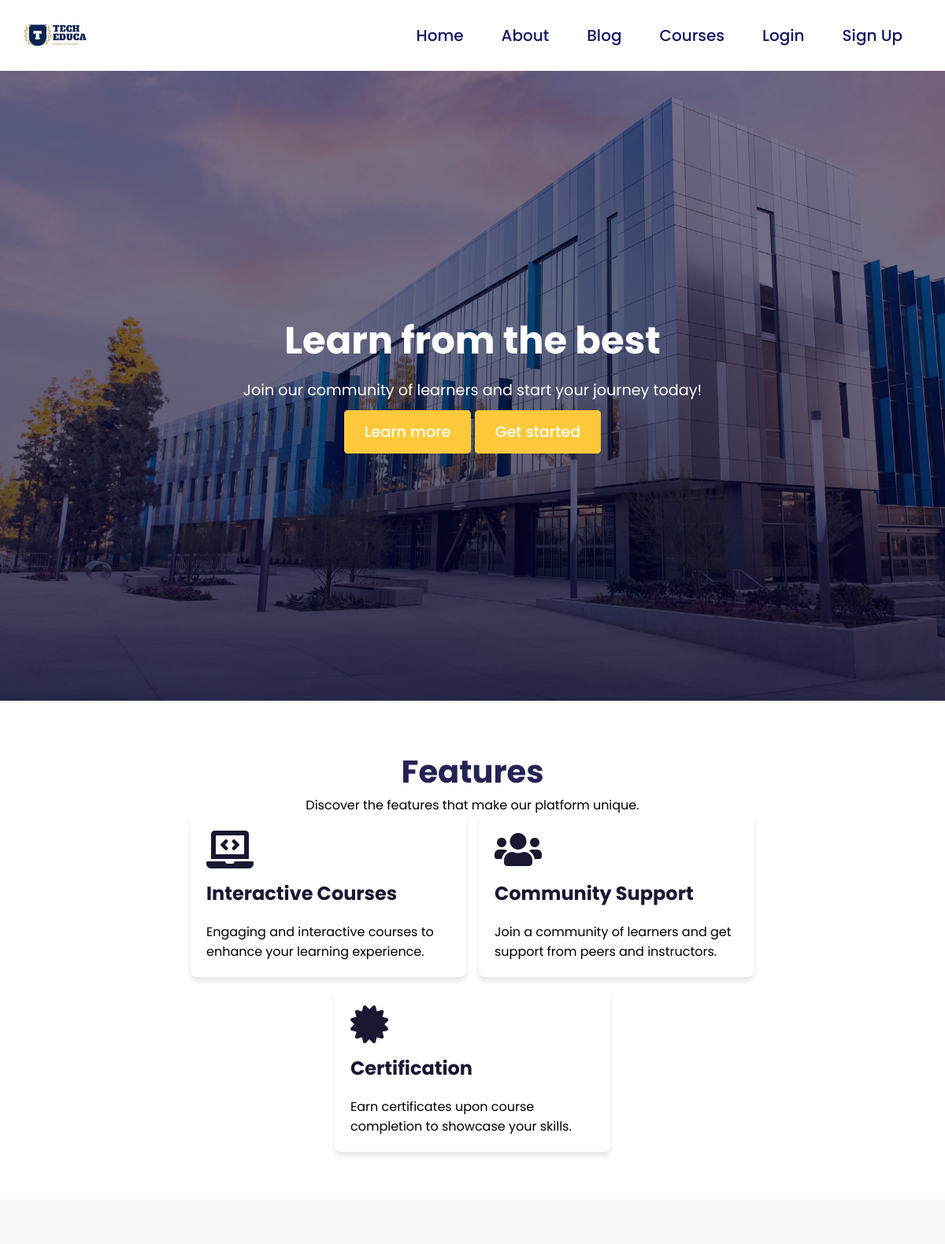
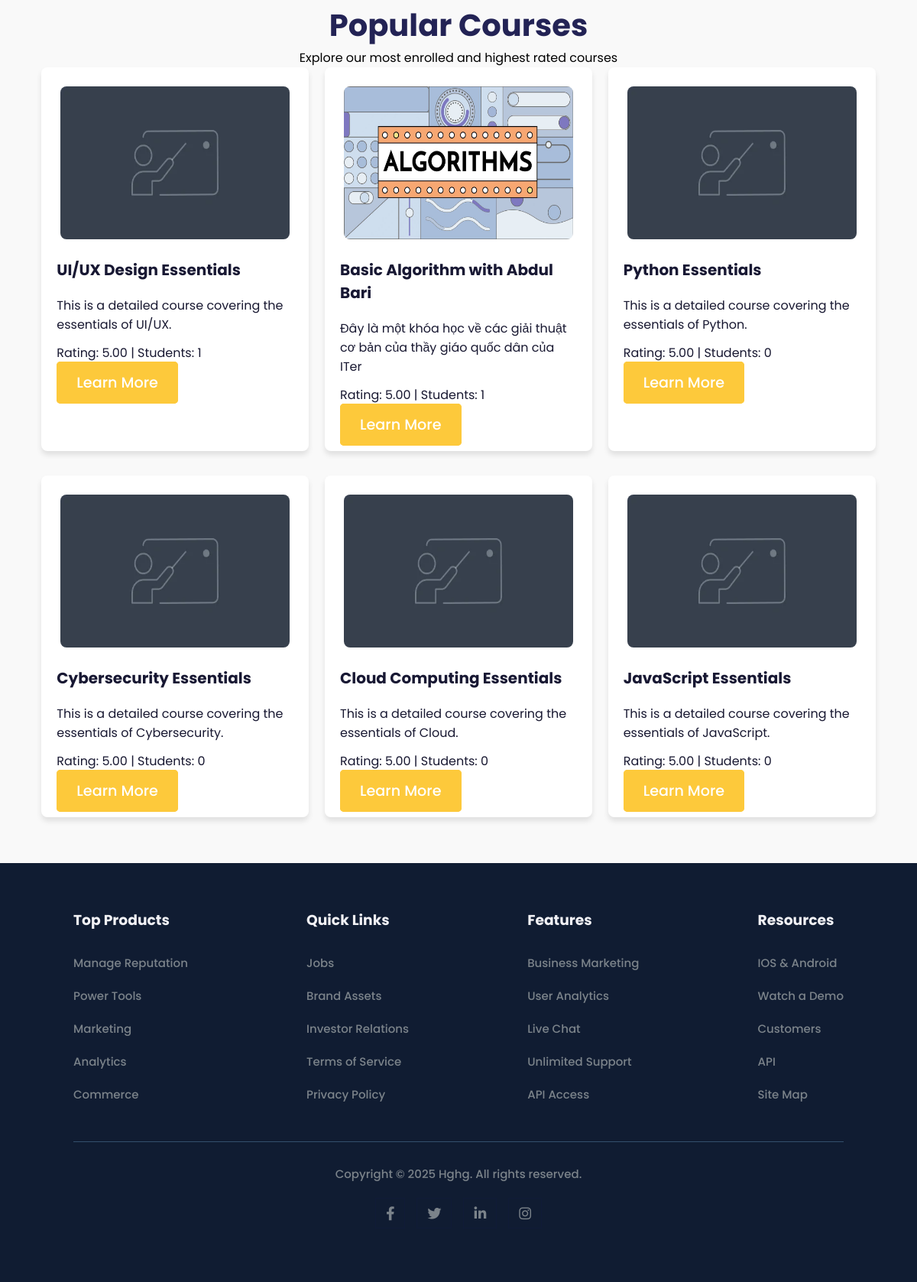
The page / on the database its author committed (2 pictures, top to bottom).
### app/models.py (models this page shows, shortened)
class Course(models.Model):
    courseID = models.AutoField(primary_key=True)  # Tự động tăng ID cho khóa học
    courseName = models.CharField(max_length=1000) # Tên khóa học
    thumbnail = models.ImageField(upload_to='thumbnails/', default="thumbnails/default-product-card.webp", null=True, blank=True)  # Thumbnail ảnh cho course
    description = models.TextField()  # Mô tả khóa học
    duration = models.CharField(max_length=100)  # Thời gian khóa học
    created_at = models.DateTimeField(auto_now_add=True)  # Ngày giờ khóa học được tạo
    level = models.CharField(max_length=50)  # Cấp độ khóa học (beginner, intermediate, advanced)
    language = models.CharField(max_length=50)  # Ngôn ngữ khóa học
    register_count = models.IntegerField(default=0)  # Số lượng người đăng ký khóa học
    rating = models.DecimalField(max_digits=3, decimal_places=2, default=5)  # Đánh giá khóa học (0-5)
    created_by = models.ForeignKey(
        "app.User",
        on_delete=models.SET_NULL,
        null=True,
        related_name="created_courses"
    )
    categories = models.ManyToManyField("app.CourseCategory", related_name="courses", blank=True)

### app/views.py (the view)
# urls.py: path('', views.start_view, name="start"),
def start_view(request):
    popular_courses = Course.objects.order_by('-rating', '-register_count')[:6]
    if hasattr(Blog, 'views'):
        popular_blogs = Blog.objects.order_by('-views')[:3]
    else:
        popular_blogs = Blog.objects.order_by('-created_at')[:3]
    is_birthday = False
    if request.user.is_authenticated and getattr(request.user, 'birthday', None):
        today = date.today()
        if request.user.birthday and request.user.birthday.month == today.month and request.user.birthday.day == today.day:
            is_birthday = True
    return render(request, "app/index.html", {
        "popular_courses": popular_courses,
        "popular_blogs": popular_blogs,
        "is_birthday": is_birthday,
    })

### app/templates/app/index.html (shortened to what this page needs)
{% load static %}
<!DOCTYPE html>
<html lang="en">
<head>
    <link rel="stylesheet" href="https://pro.fontawesome.com/releases/v5.10.0/css/all.css" />
    <link rel="stylesheet" href="{% static 'style.css' %}">
</head>
<body>
    {% include 'app/navigation.html' %}
    <section id="home">
        <div class="home-content">
            <h1>Learn from the best</h1>
            <p>Join our community of learners and start your journey today!</p>
            {% if user.is_authenticated %}
                <a href="{% url 'my_courses' %}" class="btn">My Courses</a>
            {% else %}
                <a href="{% url 'about' %}" class="btn">Learn more</a>
                <a href="{% url 'signup' %}" class="btn">Get started</a>
            {% endif %}
        </div>
    </section>
    <section id="features">
        <h1>Features</h1>
        <p>Discover the features that make our platform unique.</p>
        <div class="fea-base">
            <div class="fea-box">
                <i class="fas fa-laptop-code"></i>
                <a href="{% url 'blog' %}" style="text-decoration: none;"><h3>Interactive Courses</h3></a>
                <p>Engaging and interactive courses to enhance your learning experience.</p>
            </div>
            <div class="fea-box">
                <i class="fas fa-users"></i>
                <a href="{% url 'blog' %}" style="text-decoration: none;"><h3>Community Support</h3></a>
                <p>Join a community of learners and get support from peers and instructors.</p>
            </div>
            <div class="fea-box">
                <i class="fas fa-certificate"></i>
                <h3>Certification</h3>
                <p>Earn certificates upon course completion to showcase your skills.</p>
            </div>
        </div>
    </section>
    <section id="courses">
        <h1 style="text-align: center;">Popular Courses</h1>
        <p style="text-align: center;">Explore our most enrolled and highest rated courses</p>
        <div class="course-grid">
            {% for course in popular_courses %}
                <div class="course-card">
                    {% if course.thumbnail %}
                        <img src="{{ course.thumbnail.url }}" alt="{{ course.courseName }}">
                    {% else %}
                        <img src="/media/thumbnails/default-product-card.webp" alt="{{ course.courseName }}">
                    {% endif %}
                    <h3>{{ course.courseName }}</h3>
                    <p>{{ course.description|truncatewords:20 }}</p>
                    <p>Rating: {{ course.rating }} | Students: {{ course.register_count }}</p>
                    <a href="{% url 'course_detail' course.courseID %}" class="btn">Learn More</a>
                </div>
            {% empty %}
                <p style="text-align: center;">No popular courses available at the moment.</p>
            {% endfor %}
        </div>
    </section>
    {% include 'app/footer.html' %}
</body>
</html>

### static/style.css (style rules this page uses)
* { margin: 0; padding: 0; box-sizing: border-box; font-family: "Poppins", sans-serif; }
body { font-family: "Poppins", sans-serif; }
h1 { font-size: 2.5rem; font-weight: 700; color: rgb(35, 35, 85); }
#home { background-image: linear-gradient(rgba(9, 5, 54, 0.5), rgba(5, 4, 46, 0.7)), url("images/back.jpg"); width :100%; height: 100vh; display: flex; flex-direction: column; justify-content: center; align-items: center; text-align: center; padding: 5vw 8vw; background-color: #f9f9f9; background-size: cover; padding-top : 40px; }
#home h1 { font-size: 3rem; color: #fff; margin-bottom: 1vw; }
#home p { font-size: 1.2rem; color: #fff; margin-bottom: 2vw; }
#home .btn { background-color: #FDC93B; color: #fff; border: 2px solid #FDC93B; padding: 1vw 2vw; border-radius: 5px; text-decoration: none; font-size: 1.2rem; font-weight: 500; transition: all 0.3s ease-in-out; }
#home a { background-color: #FDC93B; color: #fff; padding: 1vw 2vw; border-radius: 5px; text-decoration: none; font-size: 1.2rem; font-weight: 500; transition: all 0.3s ease-in-out; }
#features { text-align: center; padding: 5vw 8vw; }
#features .fea-base { display: flex; flex-wrap: wrap; gap: 1rem; justify-content: center; }
#features .fea-box { background-color: #fff; text-align: start; padding: 20px; border-radius: 8px; box-shadow: 0px 5px 7px rgba(0, 0, 0, 0.1); width: 350px; }
#features .fea-box i { font-size: 3rem; color: rgb(24, 24, 49); }
#features .fea-box h3 { font-size: 1.5rem; color: rgb(24, 24, 51); margin-bottom: 1vw; padding:13px 0 7px 0; }
#courses { background-color: #f9f9f9; text-align: center; align-items: center; padding: 5vw 5vw 5vw 5vw; }
#courses .course-grid { display: grid; grid-template-columns: repeat(auto-fill, minmax(300px, 1fr)); grid-gap: 2rem; justify-items: center; align-items: center; }
#courses .course-grid .course-card { background-color: #fff; text-align: start; padding: 20px; border-radius: 8px; box-shadow: 0px 5px 7px rgba(0, 0, 0, 0.1); width: 350px; height: 100%; position: relative; overflow: hidden; }
#courses .course-grid .course-card img { width: 300px; height: 200px; border-radius: 8px; margin:5px 0 5px 5px; }
#courses .course-grid .course-card h3 { font-size: 20px; color: rgb(24, 24, 51); margin-bottom: 1vw; padding:13px 0 7px 0; }
#courses .course-grid .course-card p { font-size: 16px; color: rgb(24, 24, 49); margin-bottom: 1vw; }
.btn { background-color: #FDC93B; color: #fff; border: 2px solid #FDC93B; padding: 1vw 2vw; border-radius: 5px; text-decoration: none; font-size: 1.2rem; font-weight: 500; transition: all 0.3s ease-in-out; }

### rows shown on the page
Course: thumbnail (placeholder picture), courseName "UI/UX Design Essentials", description "This is a detailed course covering the essentials of UI/UX.", rating "5.00", register_count "1"
Course: thumbnail (placeholder picture), courseName "Basic Algorithm with Abdul Bari", description "Đây là một khóa học về các giải thuật cơ bản của thầy giáo quốc dân của ITer", rating "5.00", register_count "1"
Course: courseName "Python Essentials", description "This is a detailed course covering the essentials of Python.", rating "5.00", register_count "0"
Course: courseName "Cybersecurity Essentials", description "This is a detailed course covering the essentials of Cybersecurity.", rating "5.00", register_count "0"
Course: courseName "Cloud Computing Essentials", description "This is a detailed course covering the essentials of Cloud.", rating "5.00", register_count "0"
Course: courseName "JavaScript Essentials", description "This is a detailed course covering the essentials of JavaScript.", rating "5.00", register_count "0"
